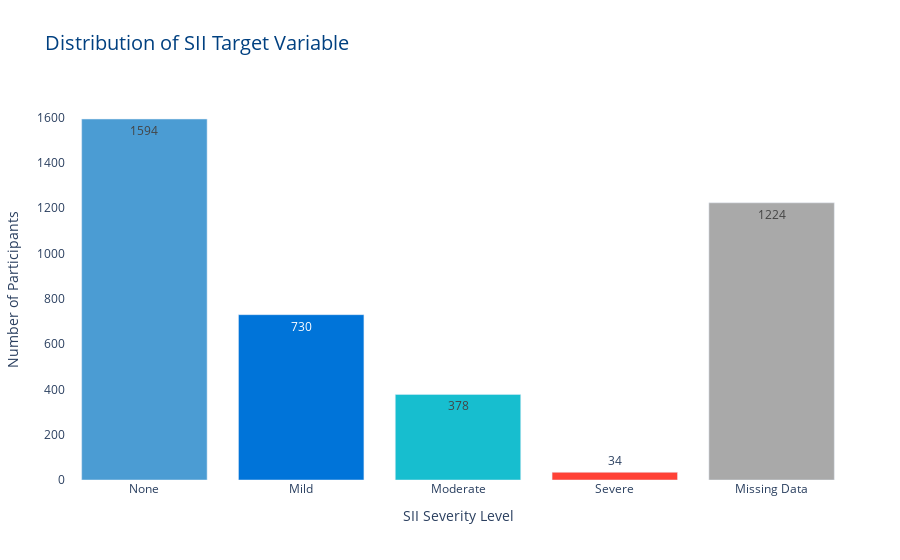

Here is the notebook cell this chart was saved with:
### Markdown cell above
## Analysis of the target variable

### Code cell
# Define the mapping for `sii` levels including "Missing" for NaNs
sii_map = {
    0: "None",
    1: "Mild",
    2: "Moderate",
    3: "Severe",
    "missing": "Missing Data"
}

# Replace NaN values with "missing" to count them as a separate category
train['sii_filled'] = train['sii'].fillna("missing")
train['sii_label'] = train['sii_filled'].map(sii_map)

# Count the occurrences for each `sii` level, including missing data
sii_counts = train['sii_label'].value_counts()
sii_percentages = (sii_counts / sii_counts.sum()) * 100

# Create DataFrame for plotting with counts and percentages, placing "Missing Data" at the end
sii_data = pd.DataFrame({
    'SII Level': sii_counts.index,
    'Count': sii_counts.values,
    'Percentage': sii_percentages.values
})

# Reorder to ensure "Missing Data" is at the end
sii_data['SII Level'] = pd.Categorical(sii_data['SII Level'], categories=["None", "Mild", "Moderate", "Severe", "Missing Data"], ordered=True)
sii_data = sii_data.sort_values('SII Level')

# Define color mapping based on sii levels
colors = {
    "None": "#4B9CD3",        # Blue
    "Mild": "#0074D9",        # Darker Blue
    "Moderate": "#17BECF",    # Teal
    "Severe": "#FF4136",      # Red
    "Missing Data": "#A9A9A9" # Gray
}

# Plot the data in Plotly and apply the colors based on SII Level
fig = px.bar(
    sii_data,
    x='SII Level',
    y='Count',
    text='Count',
    title="Distribution of SII Target Variable",
    labels={'Count': 'Number of Participants', 'SII Level': 'SII Severity Level'},
    hover_data={'Percentage': ':.2f'}
)

# Apply custom colors to each bar based on SII Level
fig.update_traces(marker=dict(color=[colors[level] for level in sii_data['SII Level']]))

# Customize the layout to match the previous settings
fig.update_layout(
    title_font=dict(size=20, color="#004080"),
    plot_bgcolor='white',
    xaxis=dict(showgrid=False, showline=False, zeroline=False, tickfont=dict(size=12)),
    yaxis=dict(showgrid=False, showline=False, zeroline=False, tickfont=dict(size=12)),
    margin=dict(t=100, l=50, r=50, b=80)
)

fig.show()

### Figure 1 — Plotly figure (JSON) as saved in the notebook; plotly's stock layout.template omitted (floating-point values rounded to 4 significant figures)
{"data": [{"alignmentgroup": "True", "customdata": [[40.25], [18.43], [9.545], [0.8586], [30.91]], "hovertemplate": "SII Severity Level=%{x}<br>Number of Participants=%{text}<br>Percentage=%{customdata[0]:.2f}<extra></extra>", "legendgroup": "", "marker": {"color": ["#4B9CD3", "#0074D9", "#17BECF", "#FF4136", "#A9A9A9"], "pattern": {"shape": ""}}, "name": "", "offsetgroup": "", "orientation": "v", "showlegend": false, "text": [1594, 730, 378, 34, 1224], "textposition": "auto", "type": "bar", "x": ["None", "Mild", "Moderate", "Severe", "Missing Data"], "xaxis": "x", "y": [1594, 730, 378, 34, 1224], "yaxis": "y"}], "layout": {"barmode": "relative", "legend": {"tracegroupgap": 0}, "margin": {"b": 80, "l": 50, "r": 50, "t": 100}, "plot_bgcolor": "white", "title": {"font": {"color": "#004080", "size": 20}, "text": "Distribution of SII Target Variable"}, "xaxis": {"anchor": "y", "domain": [0, 1], "showgrid": false, "showline": false, "tickfont": {"size": 12}, "title": {"text": "SII Severity Level"}, "zeroline": false}, "yaxis": {"anchor": "x", "domain": [0, 1], "showgrid": false, "showline": false, "tickfont": {"size": 12}, "title": {"text": "Number of Participants"}, "zeroline": false}}}
